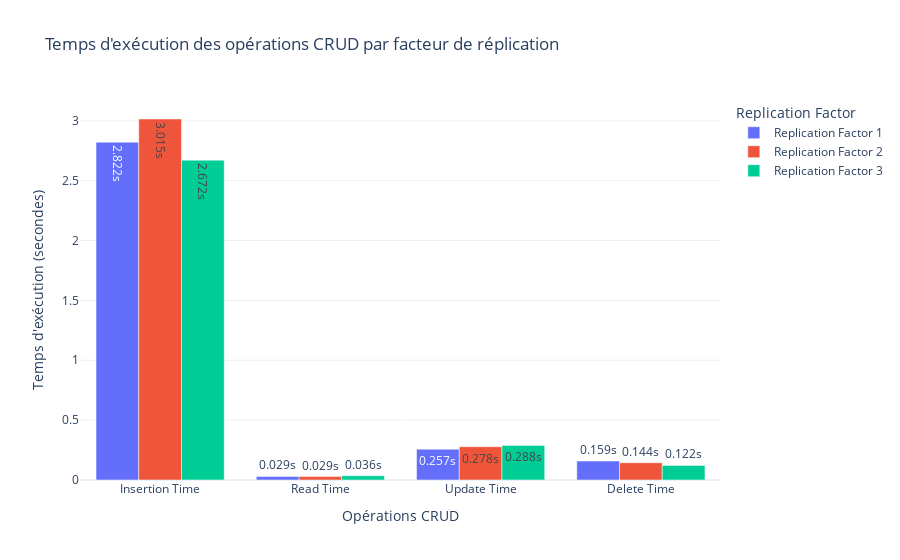

Write notebook code for a chart like this one.
### Markdown cell above
### Cassandra - Résultats

### Code cell
average_times = results_df.iloc[:, 1:].mean()

for col in ['Insertion Time', 'Read Time', 'Update Time', 'Delete Time']:
    results_df[col] = results_df[col].apply(lambda x: sum(x)/len(x) if isinstance(x, list) else x)

average_times = results_df.iloc[:, 1:].mean()

fig = go.Figure()


for rf in results_df['Replication Factor']:
    values = results_df[results_df['Replication Factor'] == rf].iloc[0, 1:].values
    values = [float(v) for v in values]

    fig.add_trace(go.Bar(x=['Insertion Time', 'Read Time', 'Update Time', 'Delete Time'], y=values, name=f'Replication Factor {rf}', text=[f"{v:.3f}s" for v in values], textposition='auto'))

fig.update_layout(title="Temps d'exécution des opérations CRUD par facteur de réplication", xaxis_title="Opérations CRUD", yaxis_title="Temps d'exécution (secondes)", barmode='group', template='plotly_white', legend=dict(title="Replication Factor"))

fig.show()

### Figure 1 — Plotly figure (JSON) as saved in the notebook; plotly's stock layout.template omitted (floating-point values rounded to 4 significant figures)
{"data": [{"name": "Replication Factor 1", "text": ["2.822s", "0.029s", "0.257s", "0.159s"], "textposition": "auto", "type": "bar", "x": ["Insertion Time", "Read Time", "Update Time", "Delete Time"], "y": [2.822, 0.02938, 0.2571, 0.1585]}, {"name": "Replication Factor 2", "text": ["3.015s", "0.029s", "0.278s", "0.144s"], "textposition": "auto", "type": "bar", "x": ["Insertion Time", "Read Time", "Update Time", "Delete Time"], "y": [3.015, 0.02865, 0.2782, 0.1444]}, {"name": "Replication Factor 3", "text": ["2.672s", "0.036s", "0.288s", "0.122s"], "textposition": "auto", "type": "bar", "x": ["Insertion Time", "Read Time", "Update Time", "Delete Time"], "y": [2.672, 0.03569, 0.2885, 0.1219]}], "layout": {"barmode": "group", "legend": {"title": {"text": "Replication Factor"}}, "title": {"text": "Temps d'exécution des opérations CRUD par facteur de réplication"}, "xaxis": {"title": {"text": "Opérations CRUD"}}, "yaxis": {"title": {"text": "Temps d'exécution (secondes)"}}}}
